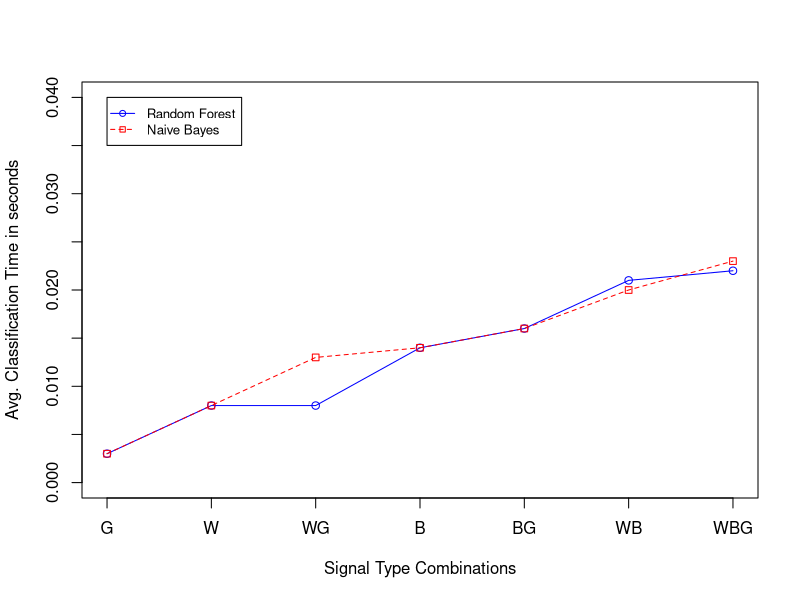

Generate this figure with R:
rf <- c(0.003, 0.008, 0.008, 0.014, 0.016, 0.021, 0.022)
nb <- c(0.003, 0.008, 0.013, 0.014, 0.016, 0.02, 0.023)

g_range <- range(0, 0.04)

png("/home/elch/Documents/master_thesis/results/img/CLASSIFICATION_TIME_JSAT.png",500,500)
plot(rf, type="o", col="blue", ylim=g_range, 
   axes=FALSE, ann=FALSE)

axis(1, at=1:7, lab=c("G","W","WG","B","BG","WB","WBG"))
axis(2, las=0, at=c(0.000,0.005,0.010,0.015,0.020,0.025,0.030,0.035,0.040))

box()

lines(nb, type="o", pch=22, lty=2, col="red")
title(xlab="Signal Type Combinations")
title(ylab="Avg. Classification Time in seconds")

legend(1, g_range[2], c("Random Forest","Naive Bayes"), cex=0.8, 
   col=c("blue","red"), pch=21:22, lty=1:2);
graphics.off()
